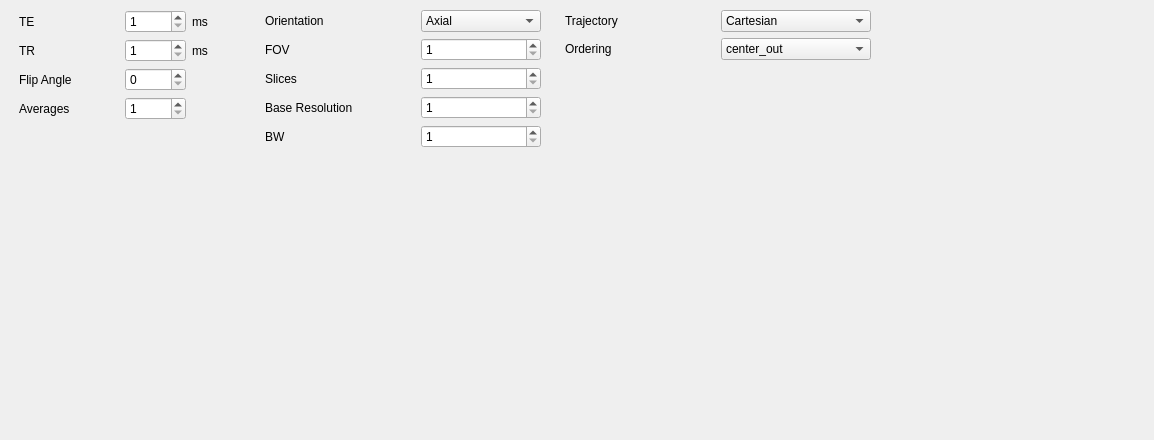
<?xml version="1.0" encoding="UTF-8"?>
<ui version="4.0">
 <class>Form</class>
 <widget class="QWidget" name="Form">
  <property name="geometry">
   <rect>
    <x>0</x>
    <y>0</y>
    <width>1154</width>
    <height>440</height>
   </rect>
  </property>
  <property name="windowTitle">
   <string>Form</string>
  </property>
  <widget class="QLabel" name="label_8">
   <property name="geometry">
    <rect>
     <x>534</x>
     <y>46</y>
     <width>16</width>
     <height>16</height>
    </rect>
   </property>
   <property name="text">
    <string/>
   </property>
  </widget>
  <widget class="QWidget" name="layoutWidget">
   <property name="geometry">
    <rect>
     <x>19</x>
     <y>10</y>
     <width>852</width>
     <height>483</height>
    </rect>
   </property>
   <layout class="QHBoxLayout" name="horizontalLayout">
    <item>
     <layout class="QGridLayout" name="gridLayout">
      <item row="0" column="2">
       <widget class="QLabel" name="label_3">
        <property name="text">
         <string>ms</string>
        </property>
       </widget>
      </item>
      <item row="3" column="0">
       <widget class="QLabel" name="label_15">
        <property name="text">
         <string>Flip Angle</string>
        </property>
       </widget>
      </item>
      <item row="3" column="1">
       <widget class="QSpinBox" name="FA_SpinBox"/>
      </item>
      <item row="1" column="2">
       <widget class="QLabel" name="label_4">
        <property name="text">
         <string>ms</string>
        </property>
       </widget>
      </item>
      <item row="0" column="1">
       <widget class="QSpinBox" name="TE_SpinBox">
        <property name="minimum">
         <number>1</number>
        </property>
        <property name="maximum">
         <number>10000</number>
        </property>
       </widget>
      </item>
      <item row="1" column="1">
       <widget class="QSpinBox" name="TR_SpinBox">
        <property name="minimum">
         <number>1</number>
        </property>
        <property name="maximum">
         <number>10000</number>
        </property>
       </widget>
      </item>
      <item row="0" column="0">
       <widget class="QLabel" name="label">
        <property name="minimumSize">
         <size>
          <width>100</width>
          <height>0</height>
         </size>
        </property>
        <property name="text">
         <string>TE</string>
        </property>
       </widget>
      </item>
      <item row="1" column="0">
       <widget class="QLabel" name="label_2">
        <property name="text">
         <string>TR</string>
        </property>
       </widget>
      </item>
      <item row="5" column="0">
       <spacer name="verticalSpacer">
        <property name="orientation">
         <enum>Qt::Vertical</enum>
        </property>
        <property name="sizeHint" stdset="0">
         <size>
          <width>20</width>
          <height>40</height>
         </size>
        </property>
       </spacer>
      </item>
      <item row="4" column="0">
       <widget class="QLabel" name="label_5">
        <property name="text">
         <string>Averages</string>
        </property>
       </widget>
      </item>
      <item row="4" column="1">
       <widget class="QSpinBox" name="NSA_SpinBox">
        <property name="minimum">
         <number>1</number>
        </property>
       </widget>
      </item>
     </layout>
    </item>
    <item>
     <spacer name="horizontalSpacer_2">
      <property name="orientation">
       <enum>Qt::Horizontal</enum>
      </property>
      <property name="sizeType">
       <enum>QSizePolicy::Fixed</enum>
      </property>
      <property name="sizeHint" stdset="0">
       <size>
        <width>18</width>
        <height>20</height>
       </size>
      </property>
     </spacer>
    </item>
    <item>
     <layout class="QGridLayout" name="gridLayout_2">
      <item row="3" column="0">
       <widget class="QLabel" name="label_9">
        <property name="minimumSize">
         <size>
          <width>150</width>
          <height>0</height>
         </size>
        </property>
        <property name="text">
         <string>Base Resolution</string>
        </property>
       </widget>
      </item>
      <item row="6" column="0">
       <spacer name="verticalSpacer_2">
        <property name="orientation">
         <enum>Qt::Vertical</enum>
        </property>
        <property name="sizeHint" stdset="0">
         <size>
          <width>20</width>
          <height>352</height>
         </size>
        </property>
       </spacer>
      </item>
      <item row="0" column="1">
       <widget class="QComboBox" name="Orientation_ComboBox">
        <property name="minimumSize">
         <size>
          <width>120</width>
          <height>0</height>
         </size>
        </property>
        <property name="currentText">
         <string>Axial</string>
        </property>
        <item>
         <property name="text">
          <string>Axial</string>
         </property>
        </item>
        <item>
         <property name="text">
          <string>Coronal</string>
         </property>
        </item>
        <item>
         <property name="text">
          <string>Sagittal</string>
         </property>
        </item>
       </widget>
      </item>
      <item row="1" column="1">
       <widget class="QSpinBox" name="FOV_SpinBox">
        <property name="minimumSize">
         <size>
          <width>120</width>
          <height>0</height>
         </size>
        </property>
        <property name="minimum">
         <number>1</number>
        </property>
        <property name="maximum">
         <number>99999</number>
        </property>
       </widget>
      </item>
      <item row="5" column="0">
       <widget class="QLabel" name="label_10">
        <property name="text">
         <string>BW</string>
        </property>
       </widget>
      </item>
      <item row="1" column="0">
       <widget class="QLabel" name="label_6">
        <property name="minimumSize">
         <size>
          <width>100</width>
          <height>0</height>
         </size>
        </property>
        <property name="text">
         <string>FOV</string>
        </property>
       </widget>
      </item>
      <item row="3" column="1">
       <widget class="QSpinBox" name="Baseresolution_SpinBox">
        <property name="minimumSize">
         <size>
          <width>120</width>
          <height>0</height>
         </size>
        </property>
        <property name="minimum">
         <number>1</number>
        </property>
        <property name="maximum">
         <number>1024</number>
        </property>
       </widget>
      </item>
      <item row="0" column="0">
       <widget class="QLabel" name="label_7">
        <property name="text">
         <string>Orientation</string>
        </property>
       </widget>
      </item>
      <item row="5" column="1">
       <widget class="QSpinBox" name="BW_SpinBox">
        <property name="minimumSize">
         <size>
          <width>120</width>
          <height>0</height>
         </size>
        </property>
        <property name="minimum">
         <number>1</number>
        </property>
        <property name="maximum">
         <number>99999</number>
        </property>
       </widget>
      </item>
      <item row="2" column="0">
       <widget class="QLabel" name="label_13">
        <property name="text">
         <string>Slices</string>
        </property>
       </widget>
      </item>
      <item row="2" column="1">
       <widget class="QSpinBox" name="Slices_SpinBox">
        <property name="minimum">
         <number>1</number>
        </property>
        <property name="maximum">
         <number>256</number>
        </property>
       </widget>
      </item>
     </layout>
    </item>
    <item>
     <spacer name="horizontalSpacer_3">
      <property name="orientation">
       <enum>Qt::Horizontal</enum>
      </property>
      <property name="sizeType">
       <enum>QSizePolicy::Minimum</enum>
      </property>
      <property name="sizeHint" stdset="0">
       <size>
        <width>18</width>
        <height>20</height>
       </size>
      </property>
     </spacer>
    </item>
    <item>
     <layout class="QGridLayout" name="gridLayout_3">
      <item row="1" column="1" colspan="2">
       <widget class="QComboBox" name="Ordering_ComboBox">
        <property name="minimumSize">
         <size>
          <width>150</width>
          <height>0</height>
         </size>
        </property>
        <item>
         <property name="text">
          <string>center_out</string>
         </property>
        </item>
        <item>
         <property name="text">
          <string>linear_up</string>
         </property>
        </item>
       </widget>
      </item>
      <item row="2" column="1">
       <spacer name="verticalSpacer_3">
        <property name="orientation">
         <enum>Qt::Vertical</enum>
        </property>
        <property name="sizeHint" stdset="0">
         <size>
          <width>20</width>
          <height>238</height>
         </size>
        </property>
       </spacer>
      </item>
      <item row="0" column="0">
       <widget class="QLabel" name="label_11">
        <property name="minimumSize">
         <size>
          <width>150</width>
          <height>0</height>
         </size>
        </property>
        <property name="text">
         <string>Trajectory</string>
        </property>
       </widget>
      </item>
      <item row="0" column="1" colspan="2">
       <widget class="QComboBox" name="Trajectory_ComboBox">
        <property name="minimumSize">
         <size>
          <width>150</width>
          <height>0</height>
         </size>
        </property>
        <item>
         <property name="text">
          <string>Cartesian</string>
         </property>
        </item>
       </widget>
      </item>
      <item row="1" column="0">
       <widget class="QLabel" name="label_12">
        <property name="minimumSize">
         <size>
          <width>150</width>
          <height>0</height>
         </size>
        </property>
        <property name="text">
         <string>Ordering</string>
        </property>
       </widget>
      </item>
     </layout>
    </item>
   </layout>
  </widget>
 </widget>
 <resources/>
 <connections/>
</ui>
